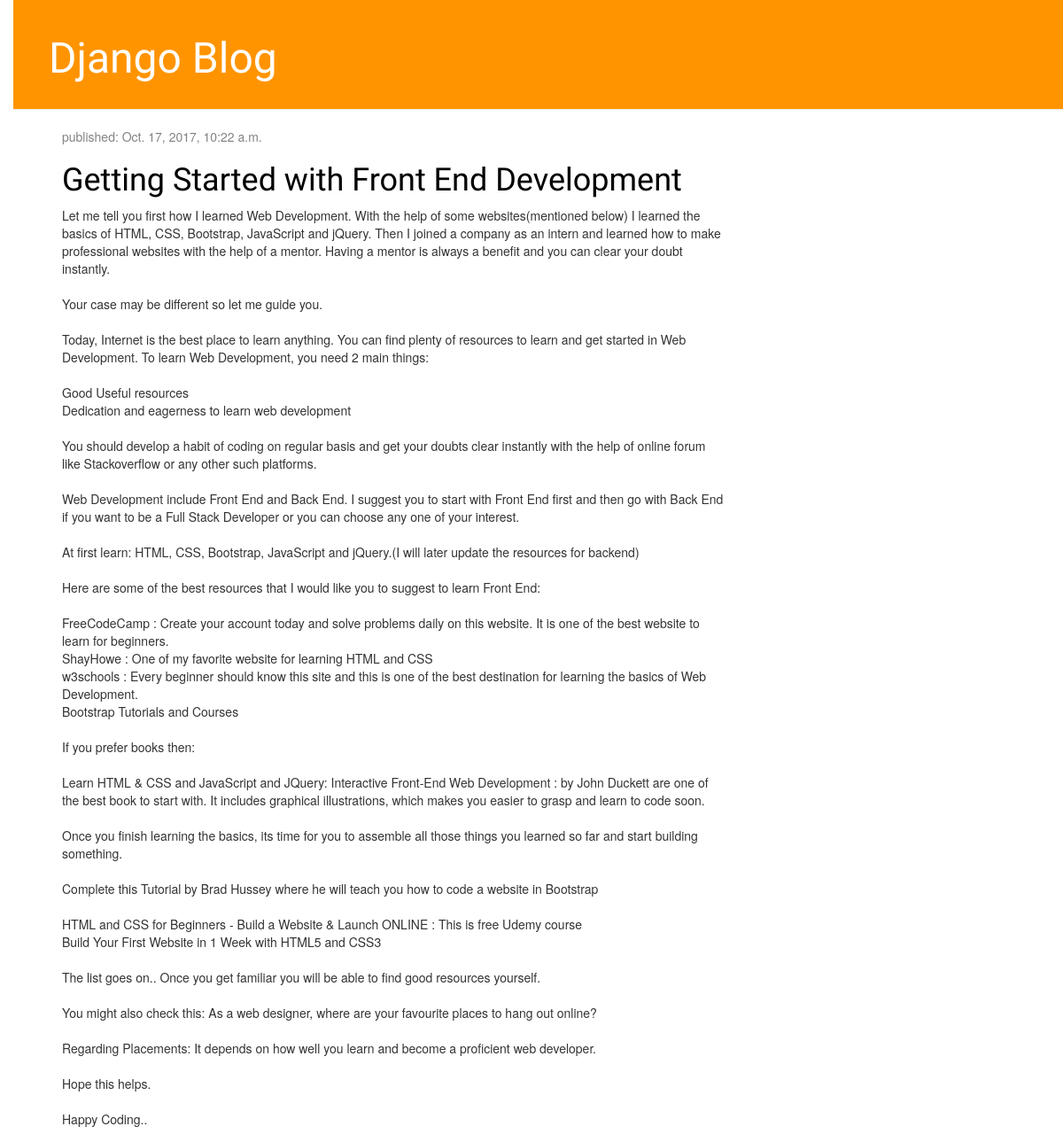
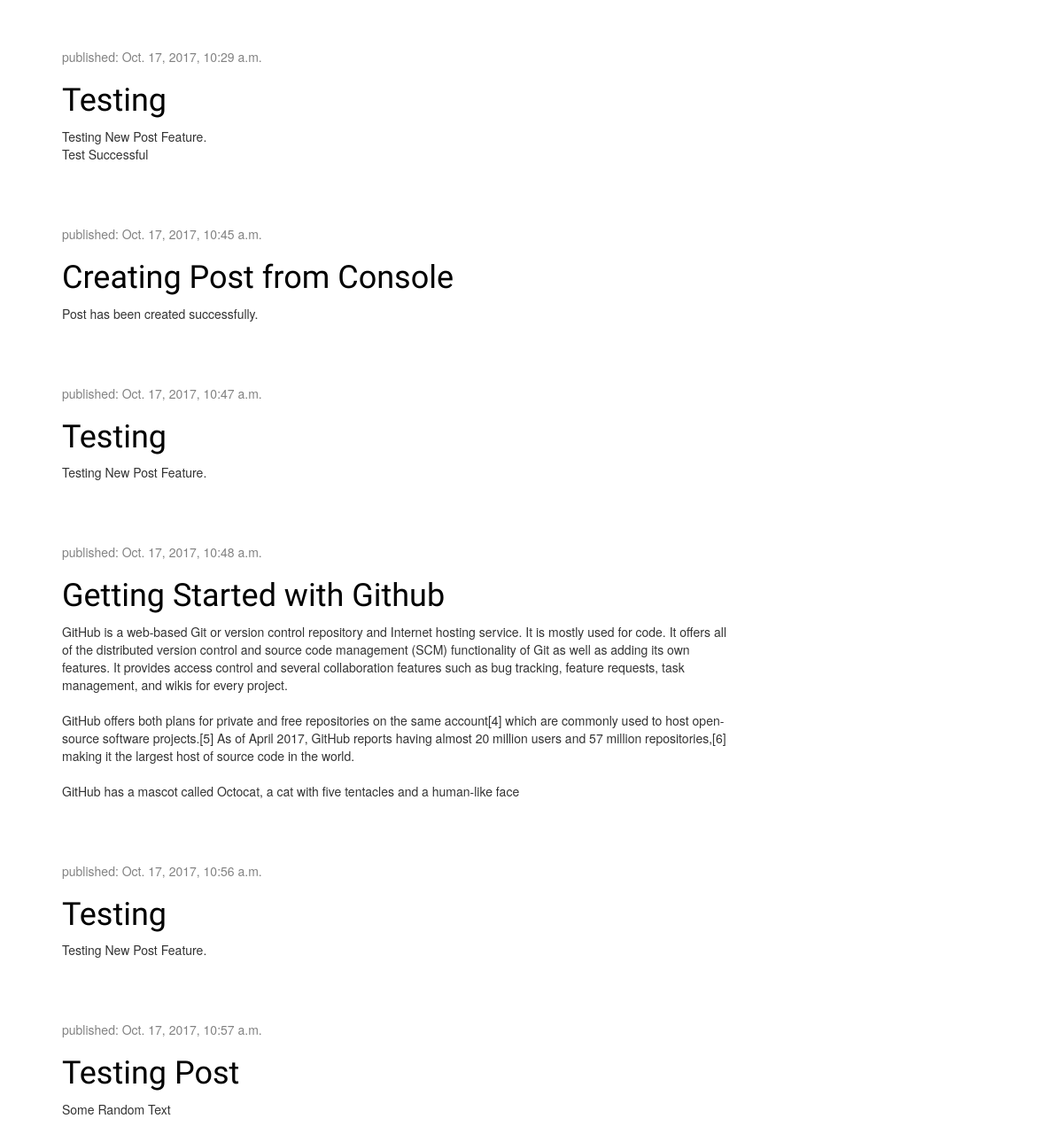
The page / on the database its author committed (2 pictures, top to bottom).
### blog/models.py (models this page shows, shortened)
class Post(models.Model):
    author = models.ForeignKey('auth.User')
    title = models.CharField(max_length=200)
    text = models.TextField()
    created_date = models.DateTimeField(default=timezone.now)
    published_date = models.DateTimeField(blank=True, null=True)

### blog/views.py (the view)
# urls.py: url(r'^$', views.post_list, name='post_list'),
def post_list(request):
    posts = Post.objects.filter(published_date__lte=timezone.now()).order_by('published_date')
    return render(request, 'blog/post_list.html', {'posts': posts})

### blog/templates/blog/post_list.html
{% extends 'blog/base.html' %}
{% block content %}
    {% for post in posts %}
        <div class="post">
            <div class="date">
                <p>published: {{ post.published_date }}</p>
            </div>
            <h1><a href="{% url 'post_detail' pk=post.pk %}">{{ post.title }}</a></h1>
            <p>{{ post.text|linebreaksbr }}</p>
        </div>
    {% endfor %}
{% endblock %}

### blog/static/css/blog.css (style rules this page uses)
h1 a { color: #FCA205; font-family: 'Lobster'; }
body { padding-left: 15px; }
h1, h2, h3, h4 { font-family: 'Lobster', cursive; }
.date { color: #828282; }
.post { margin-bottom: 70px; }
.post h1 a, .post h1 a:visited { color: #000000; }

### rows shown on the page
Post: published_date "Oct. 17, 2017, 10:22 a.m.", title "Getting Started with Front End Development", text "Let me tell you first how I learned Web Development. With the help of some websites(mentioned below) I learned the basics of HTML, CSS, Bootstrap, JavaScript and jQuery. Then I joined a company as an intern and learned how to make professional websites with the help of a mentor. Having a mentor is always a benefit and you can clear your doubt instantly. Your case may be different so let me guide you. Today, Internet is the best place to learn anything. You can find plenty of resources to learn and get started in Web Development. To learn Web Development, you need 2 main things: Good Useful resources Dedication and eagerness to learn web development You should develop a habit of coding on…"
Post: published_date "Oct. 17, 2017, 10:29 a.m.", title "Testing", text "Testing New Post Feature. Test Successful"
Post: published_date "Oct. 17, 2017, 10:45 a.m.", title "Creating Post from Console", text "Post has been created successfully."
Post: published_date "Oct. 17, 2017, 10:47 a.m.", title "Testing", text "Testing New Post Feature."
Post: published_date "Oct. 17, 2017, 10:48 a.m.", title "Getting Started with Github", text "GitHub is a web-based Git or version control repository and Internet hosting service. It is mostly used for code. It offers all of the distributed version control and source code management (SCM) functionality of Git as well as adding its own features. It provides access control and several collaboration features such as bug tracking, feature requests, task management, and wikis for every project. GitHub offers both plans for private and free repositories on the same account[4] which are commonly used to host open-source software projects.[5] As of April 2017, GitHub reports having almost 20 million users and 57 million repositories,[6] making it the largest host of source code in the…"
Post: published_date "Oct. 17, 2017, 10:56 a.m.", title "Testing", text "Testing New Post Feature."
Post: published_date "Oct. 17, 2017, 10:57 a.m.", title "Testing Post", text "Some Random Text"
